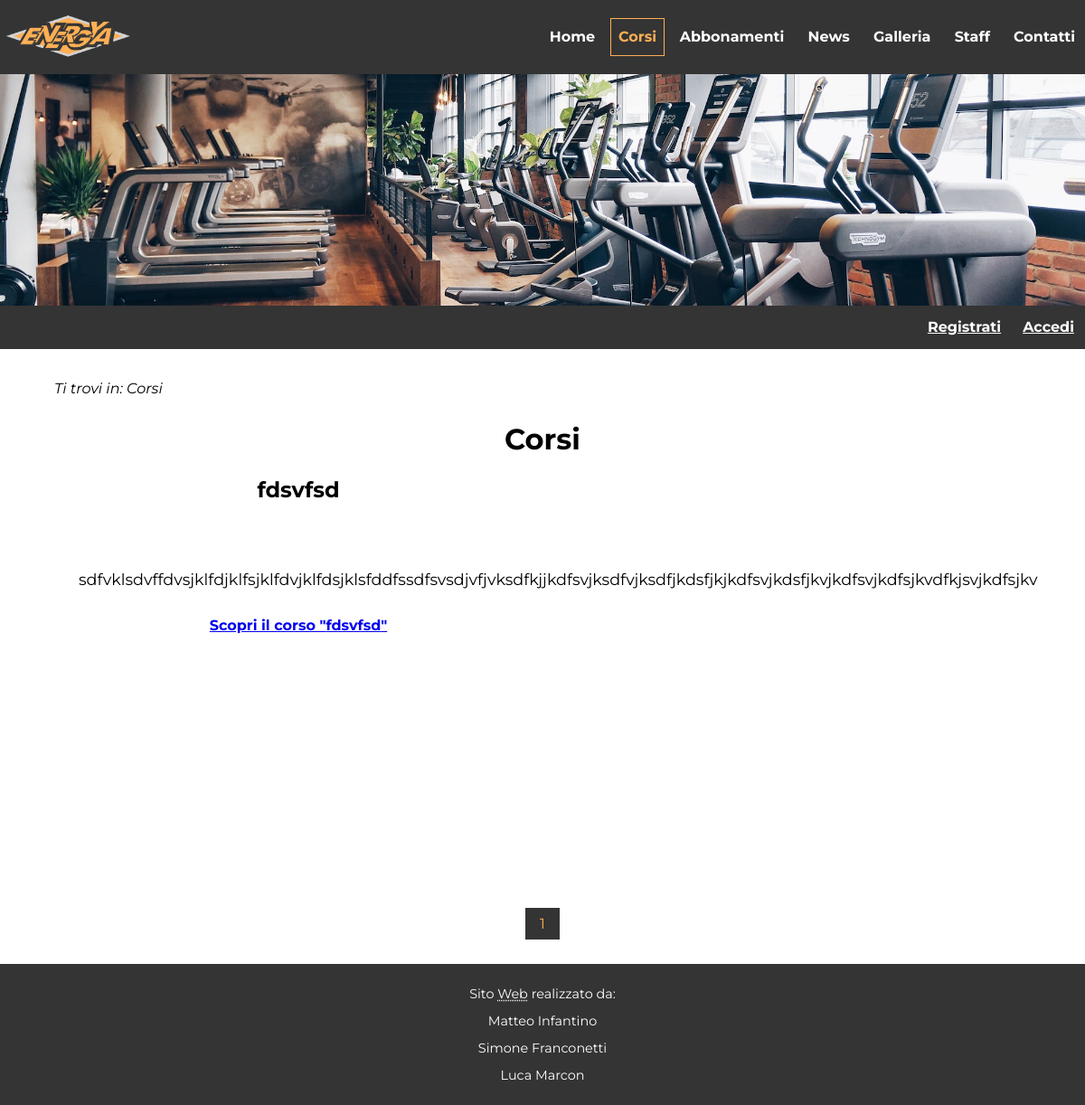
The page /corsi.php on the database as committed earlier.
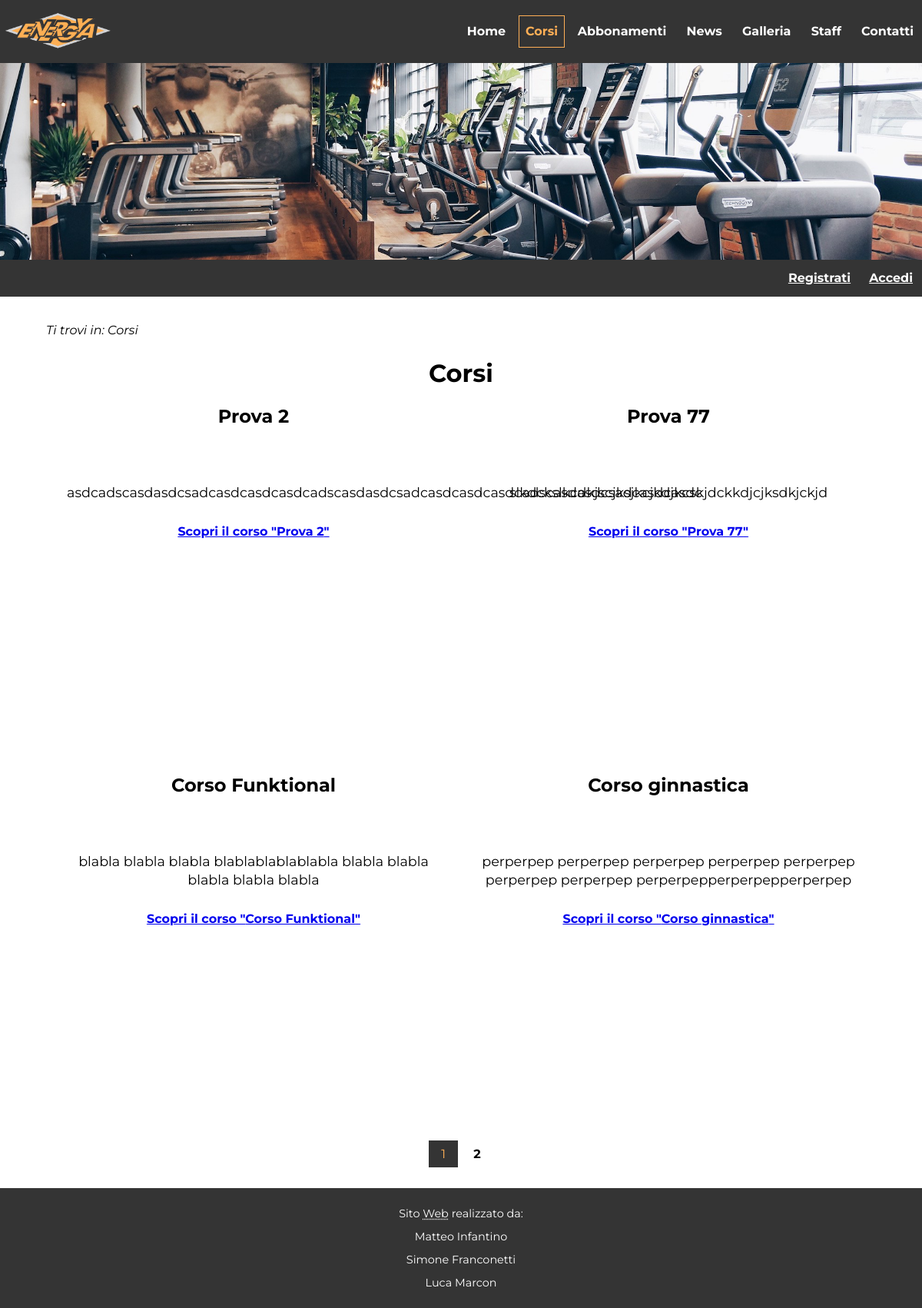
The same page on the database as committed later.
### tables this page shows
CREATE TABLE `corsi` (
  `corsi_id` int(7) NOT NULL,
  `titolo` varchar(100) NOT NULL,
  `descrizione` varchar(800) NOT NULL,
  `immagine` varchar(200) NOT NULL,
  `descrizione_long` varchar(2000) NOT NULL,
  `alt` varchar(20) NOT NULL,
  `ora` time NOT NULL,
  `giorno` varchar(10) NOT NULL
);

### PHP/connection.php (called while the page is built, shortened)
<?php
class DBConnection
{
  public $conn;
  public function openConnection()  {
    $this->conn = mysqli_connect(static::host, static::user, static::pwd, static::db);
    return true;
  }
  public function numCorsi(){
    $querySelect= "SELECT * FROM  corsi";
    $queryResult= mysqli_query ($this->conn,$querySelect) or die (mysqli_error($this->conn));
    return mysqli_num_rows($queryResult);
  }
  public function getCorsi($this_page_first_result,$results_per_page){
    $querySelect= 'SELECT * FROM  corsi LIMIT ' . $this_page_first_result . ',' .  $results_per_page .'';
    $queryResult= mysqli_query ($this->conn,$querySelect) or die (mysqli_error($this->conn));
    if (mysqli_num_rows($queryResult)==0)
      return null;
    else{
      $result=array();
      while ($row=mysqli_fetch_assoc($queryResult)){
        $arrayCorso=array(
          'Id'=>$row['corsi_id'],
          'Titolo'=>$row['titolo'],
          'Descrizione'=>$row['descrizione'],
          'Alt'=>$row['alt'],
          'Immagine'=>$row['immagine']
        );
        array_push($result,$arrayCorso);
      }
      return $result;
    }
  }
};
?>

### HTML/corsi.php (the view, shortened to what this page needs)
<!DOCTYPE html PUBLIC "-//W3C//DTD XHTML 1.0 Strict//EN" "http://www.w3.org/TR/xhtml1/DTD/xhtml1-strict.dtd">
<html xmlns="http://www.w3.org/1999/xhtml" xml:lang="it" lang="it">
<?php
require_once __DIR__ . DIRECTORY_SEPARATOR . "../PHP" . DIRECTORY_SEPARATOR . "connection.php";
$connection = new DBConnection();
$dbOpen=$connection->openConnection();
if ($dbOpen){
		$number_of_results=$connection->numCorsi();
    $results_per_page = 4;
    $number_of_pages = ceil($number_of_results/$results_per_page);
    if (!isset($_GET['page']) || $_GET['page']>$number_of_pages || $_GET['page']<0) {
      $page = 1;
    } else {
      $page = $_GET['page'];
    }
    $this_page_first_result = ($page-1)*$results_per_page;
    $listaCorsi=$connection->getCorsi($this_page_first_result,$results_per_page);
	}
else {
		$_SESSION["error"] = "Connessione non stabilita correttamente";
	}
?>
<head>
<link rel="stylesheet" type="text/css" href="../CSS/css_index.css" media="handheld, screen"/>
<link rel="stylesheet" type="text/css" href="../CSS/css_index_small_768px.css" media="handheld, screen and (max-width:768px),only screen and (max-device-width:768px)"/>
<link rel="stylesheet" type="text/css" href="../CSS/css_index_small_480px.css" media="handheld, screen and (max-width:480px),only screen and (max-device-width:480px)"/>
<link rel="stylesheet" type="text/css" href="../CSS/print.css" media="print"/>
</head>
<body>
	<div id="nav">
		<div id="logo"><img src="../IMG/logo1.png" alt="Logo Energya"/></div>
    <ul class="menuItems" id="menuu" >
      <li><a href="index.php" xml:lang="en">Home</a></li>
			<li id="currentLink">Corsi</li>
      <li><a href="abbonamenti.php">Abbonamenti</a></li>
      <li><a href="news.php">News</a></li>
      <li><a href="galleria.php">Galleria</a></li>
			<li><a href="staff.php" xml:lang="en">Staff</a></li>
			<li><a href="contatti.php">Contatti</a></li>
		</ul>
	</div>
	<div id="header">
	</div>
  <?php require_once __DIR__ . DIRECTORY_SEPARATOR . "../PHP" . DIRECTORY_SEPARATOR . "userbar.php";?>
	<div id="content">
		<div id="breadcrumb">
			<p>Ti trovi in: Corsi </p>
		</div>
  	<h1 class="center">Corsi</h1>
  	<?php
    if(!empty($listaCorsi)){
      foreach ($listaCorsi as $corso) {
    		echo '<div class="box Sx">';
    		echo '<h1>'.$corso['Titolo'].'</h1>';
    		echo '<p>'.$corso['Descrizione'].'</p>';
        echo '<a href="corsoSingolo.php?id='.$corso['Id'].'">Scopri il corso "'.$corso['Titolo'].'"</a>';
    		echo '</div>';
    	}
    }
    else{
      echo '<h1>Non &egrave; disponibile alcun corso</h1>';
    }
    ?>
    <div class="pagination"><?php
    for ($page=1;$page<=$number_of_pages;$page++) {
      if ($_GET['page']!=$page)
        echo '<a href="corsi.php?page=' . $page . '">' . $page . '</a> ';
      else {
        echo '<span class="active">' . $page . '</span> ';
      }
    }
    ?>
		</div>
</div>
</body>
</html>

Rows that differ between the two databases and show on the page:
removed corsi: titolo "fdsvfsd", descrizione "sdfvklsdvffdvsjklfdjklfsjklfdvjklfdsjklsfddfssdfsvsdjvfjvksdfkjjkdfsvjksdfvjksdfjkdsfjkjkdfsvjkdsfjkvjkdfsvjkdfsjkvdfkjsvjkdfsjkv"
added corsi: titolo "Prova 2", descrizione "asdcadscasdasdcsadcasdcasdcasdcadscasdasdcsadcasdcasdcasdcadscasdasdcsadcasdcasdc"
added corsi: titolo "Prova 77", descrizione "slkdckslkcdkjscjksjkcjkdjkcskjdckkdjcjksdkjckjd"
added corsi: titolo "Corso Funktional", descrizione "blabla blabla blabla blablablablablabla blabla blabla blabla blabla blabla"
added corsi: titolo "Corso ginnastica", descrizione "perperpep perperpep perperpep perperpep perperpep perperpep perperpep perperpepperperpepperperpep"
Other text that changed with them:
new list line: "2"
